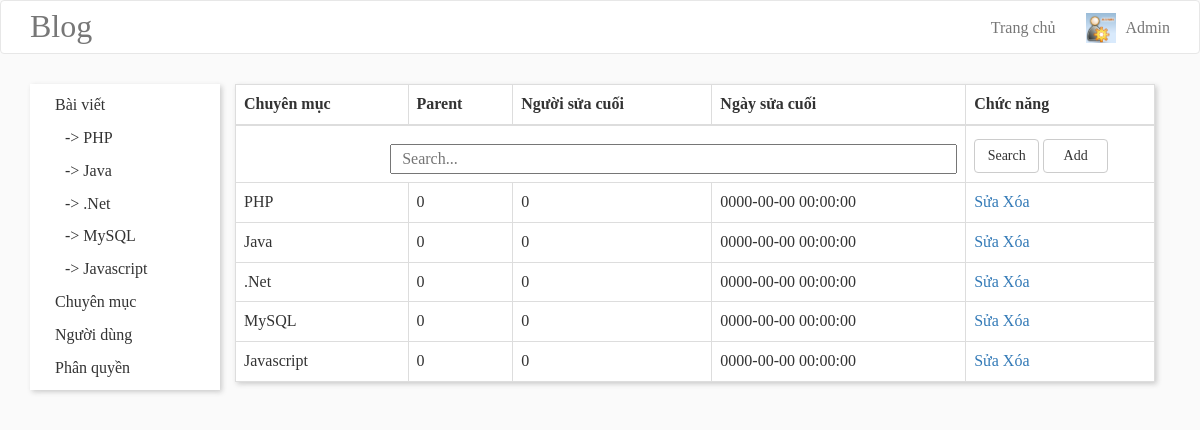
Screenshot of /admin/category.php with the database file from the repository.
### tables this page shows
CREATE TABLE `category` (
  `categoryID` int(11) NOT NULL,
  `categoryName` text,
  `categoryParent` int(11) DEFAULT NULL,
  `memberEditCategory` int(11) NOT NULL,
  `datetimeEditCategory` datetime NOT NULL
);

### models/query.php (called while the page is built, shortened)
<?php
	class Category
	{
		public function getCategory() {
			$sql = mysql_query(
				"SELECT *
				FROM category
				where categoryParent = 0") or die("Error query");
			if (mysql_num_rows($sql) > 0) {
				while ($row = mysql_fetch_array($sql)) {
					$arr[] = array(
						'categoryID'=>$row['categoryID'],
						'categoryName'=>$row['categoryName'],
						'categoryParent'=>$row['categoryParent'],
						'memberEditCategory'=>$row['memberEditCategory'],
						'datetimeEditCategory'=>$row['datetimeEditCategory']
						);
				}
			}
			else {
				echo $arr = "";
			}
			return $arr;
		}
		public function getCategorySearch($categoryName) {
			$sql = mysql_query(
				"SELECT *
				FROM category
				where categoryName like '%$categoryName%'") or die("Error query");
			if (mysql_num_rows($sql) > 0) {
				while ($row = mysql_fetch_array($sql)) {
					$arr[] = array(
						'categoryID'=>$row['categoryID'],
						'categoryName'=>$row['categoryName'],
						'categoryParent'=>$row['categoryParent'],
						'memberEditCategory'=>$row['memberEditCategory'],
						'datetimeEditCategory'=>$row['datetimeEditCategory']
						);
				}
			}
			else {
				echo $arr = "";
			}
			return $arr;
		}
	}

### admin/category.php (the view, shortened to what this page needs)
<?php
	include "../models/query.php";
	$category = new SQL\Category();
	$listCategory = $category->getCategory();
	$search = isset($_POST['isearch']) ? $_POST['isearch'] : null;
	$list = $category->getCategorySearch($search);
?>
<!DOCTYPE html>
<html>
<head>
	<link rel="stylesheet" href="https://maxcdn.bootstrapcdn.com/bootstrap/3.3.6/css/bootstrap.min.css">
	<link rel="stylesheet" href="../css/font-awesome.min.css">
	<link rel="stylesheet" type="text/css" href="../css/stylewrite.css">
</head>
<body>
	<header>
		<nav id="navbar-example" class="navbar navbar-default navbar-static">
			<div class="container">
				<div class="navbar-header">
					<a class="navbar-brand logo" href="../index.php">Blog</a>
				</div>
				<div class="collapse navbar-collapse bs-example-js-navbar-collapse">
					<ul class="nav navbar-nav navbar-right">
						<li><a class="nav navbar-brand navbar-right" href="home.php">Trang chủ</a></li>
						<li>
							<a class="nav navbar-brand navbar-right" href="#">
								<img src="../images/members/admin-account-dnn7.png">
								Admin
							</a>
						</li>
					</ul>
				</div>
			</div>
		</nav>
	</header>
	<div class="content">
		<div class="container">
			<div class="col-sm-2">
				<ul>
					<li><a href="home.php">Bài viết</a>
						<ul>
							<?php
								foreach ($listCategory as $key => $value) {
							?>
							<li>-> <a href="sitetab.php?name=<?php echo $value['categoryName']; ?>"><?php echo $value['categoryName']; ?></a></li>
							<?php
								}
							?>
						</ul>
					</li>
					<li><a href="category.php">Chuyên mục</a></li>
					<li><a href="member.php">Người dùng</a></li>
					<li><a href="level.php">Phân quyền</a></li>
				</ul>
			</div>
			<div id="top" class="col-sm-10">
				<div class="item" style="box-shadow: 2px 2px 5px #ccc; background-color: #fff;">
					<form method="post" action="">
						<table class="table table-hover table-bordered">
							<thead>
								<tr>
									<th>Chuyên mục</th>
									<th>Parent</th>
									<th>Người sửa cuối</th>
									<th>Ngày sửa cuối</th>
									<th>Chức năng</th>
								</tr>
							</thead>
							<tbody>
								<tr>
									<td colspan="4">
										<input type="text" id="idsearch" name="isearch" placeholder="Search..." value="<?php echo $search; ?>">
									</td>
									<td>
										<button class="btn btn-default" name="btn" value="search">Search</button>
										<button class="btn btn-default" name="btn" value="add">Add</button>
									</td>
								</tr>
								<?php
									if ($list) {
										foreach ($list as $key => $value) {
								?>
								<tr>
									<td><?php echo $value['categoryName']; ?></td>
									<td><?php echo $value['categoryParent']; ?></td>
									<td><?php echo $value['memberEditCategory']; ?></td>
									<td><?php echo $value['datetimeEditCategory']; ?></td>
									<td>
										<a href="editcategory.php?id=<?php echo $value['categoryID']; ?>">Sửa</a>
										<a href="deletecategory.php?id=<?php echo $value['categoryID']; ?>" onclick='return confirm("Bạn chắc chắn muốn xóa bài này không?")'>Xóa</a>
									</td>
								</tr>
								<?php
										}
									}
									else {
										echo "";
									}
								?>
							</tbody>
						</table>
					</form>
				</div>
			</div>
		</div>
	</div>
</body>
</html>

### css/stylewrite.css (style rules this page uses)
body { font-family: Georgia, Lucida Console; font-size: 16px; background-color: #fafafa; }
.navbar-default { background-color: #fff; }
.navbar-header { width: 300px; float: left; }
.logo { font-family: Lucida Console; font-size: 32px; }
.collapse ul li { font-family: Georgia; font-size: 16px; margin-left: 30px; margin-top: 10px; }
.collapse ul li a { margin-top: -8px; font-family: Georgia; font-size: 16px; float: left; position: relative; }
.collapse ul li a img { width: 30px; height: 30px; float: left; margin-top: -5px; margin-right: 10px; }
.content { margin-top: -40px; }
.col-sm-2 { box-shadow: 2px 2px 5px #ccc; background-color: #fff; }
.col-sm-2 ul li { list-style: none; margin-left: -30px; padding-top: 10px; }
.col-sm-2 ul li a { color: #333; margin-top: 10px; }
.content { padding-top: 50px; }
tbody tr td input { padding-left: 10px; width: 567px; float: right; margin-top: 10px; height: 30px; }
tbody tr td button { width: 65px; margin-top: 5px; }

### rows the page displays
category: categoryName "PHP", categoryParent "0", memberEditCategory "0", datetimeEditCategory "0000-00-00 00:00:00"
category: categoryName "Java", categoryParent "0", memberEditCategory "0", datetimeEditCategory "0000-00-00 00:00:00"
category: categoryName ".Net", categoryParent "0", memberEditCategory "0", datetimeEditCategory "0000-00-00 00:00:00"
category: categoryName "MySQL", categoryParent "0", memberEditCategory "0", datetimeEditCategory "0000-00-00 00:00:00"
category: categoryName "Javascript", categoryParent "0", memberEditCategory "0", datetimeEditCategory "0000-00-00 00:00:00"
